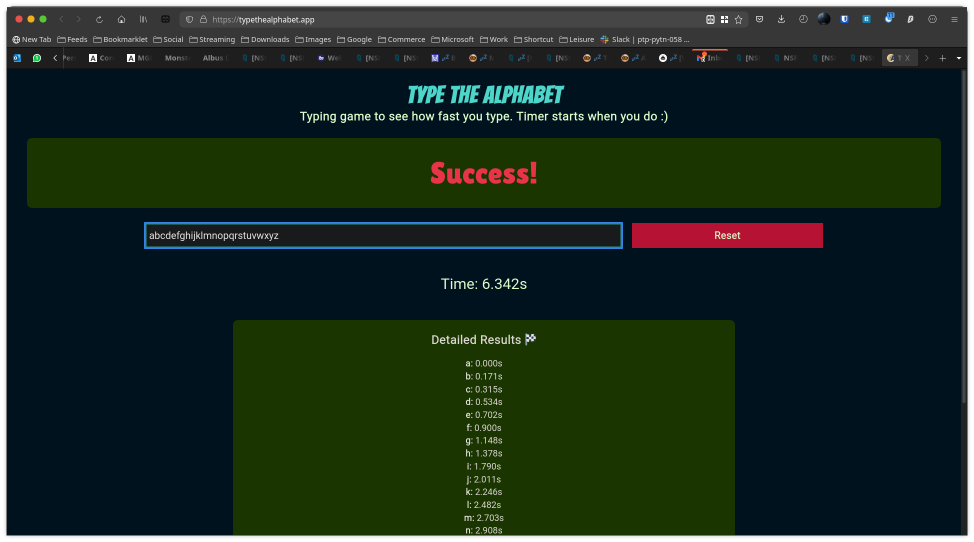
#> input picture jupyter/Session04/image.png, 1948 x 1084 px (shown at 1/2 size)
$ jupyter execute --allow-errors practice04.ipynb   (shell and % lines are left out)
#> lines starting #> are read from the running program, lines starting #| are printed output that depends on the picture
[cell 1]
b = [[1 , 2, 3, 4], [5, 6, 7, 8], [9, 10, 11, 12]]
#> (the rest of this cell did not finish here and is left out)

[cell 2]
import numpy as np

[cell 3]
a = np.array([[1 , 2, 3, 4], [5, 6, 7, 8], [9, 10, 11, 12]],dtype=np.float32)
print(a[1][2], "(", a.ndim  ,"ndim )","(", a.shape  ,"shape )", "(", a.dtype  ,"dtype )")

[cell 4]
c = np.arange(1334,1338)
print(c)

[cell 5]
d = np.ones((4,5))
print(d)

[cell 6]
d = np.reshape(2, -1)
print(d)

[cell 7]
d = np.ravel(d)
print(d)

[cell 8]
from PIL import Image

infile = 'image.png'

im = Image.open(infile)
#> im is the input picture: PIL image 1948x1084 RGBA; mean R, G, B, A 19.5, 35.6, 25.1, 245.8
display(im)

print(infile, im.format, "%dx%d" %  im.size, im.mode)
#| image.png PNG 1948x1084 RGBA

[cell 9]
out = im.resize((128,128))
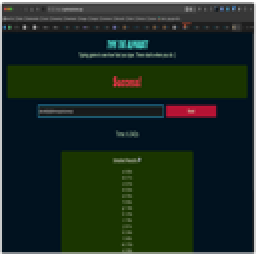
#> out: PIL image 128x128 RGBA (shown 2 times larger); mean R, G, B, A 20, 36.2, 25.7, 245.8; transparent parts drawn white
display(out)
out = im.rotate(45) #degrees counter-clockwise
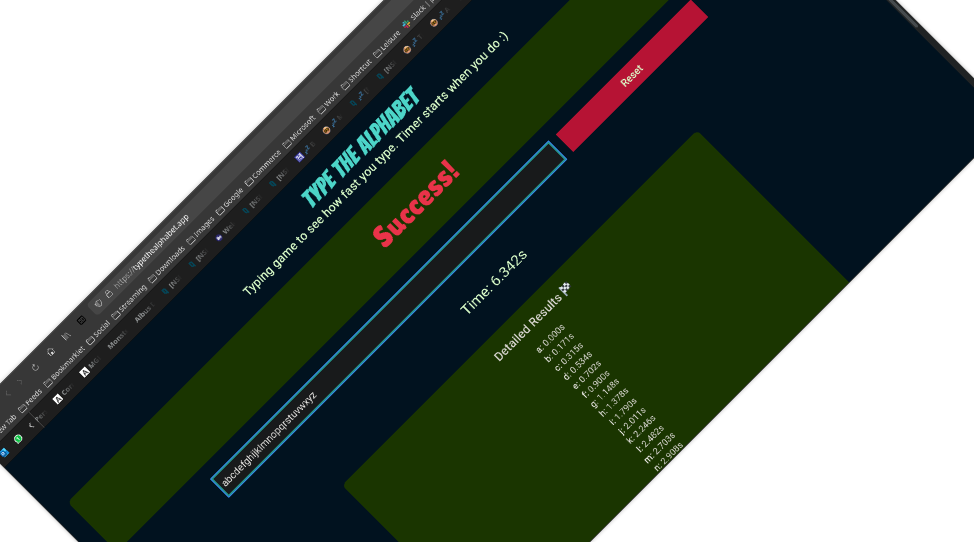
#> out: PIL image 1948x1084 RGBA (shown at 1/2 size); mean R, G, B, A 15.8, 28, 17.4, 181; transparent parts drawn white
display(out)
out = im.transpose(Image.FLIP_LEFT_RIGHT)
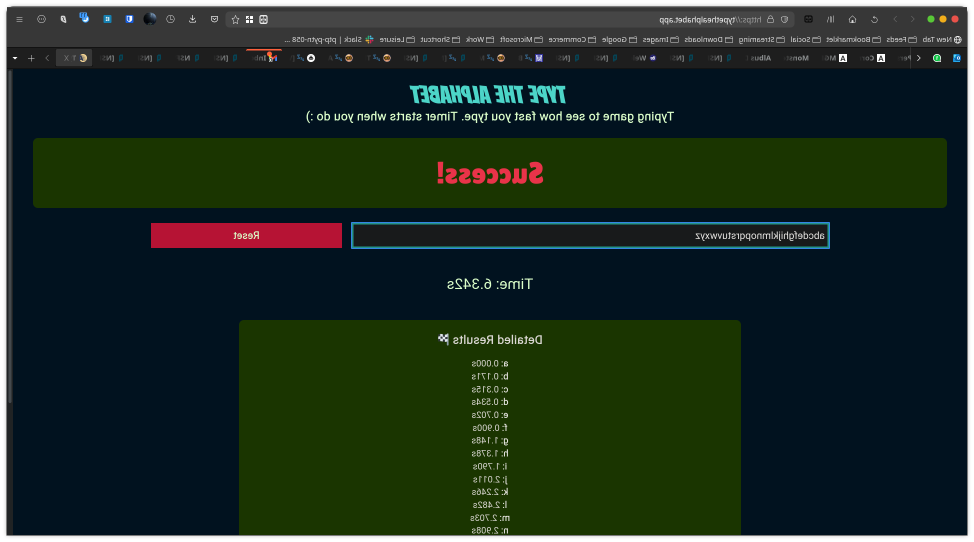
#> out: PIL image 1948x1084 RGBA (shown at 1/2 size); mean R, G, B, A 19.5, 35.6, 25.1, 245.8; transparent parts drawn white
display(out)
out = im.transpose(Image.FLIP_TOP_BOTTOM)
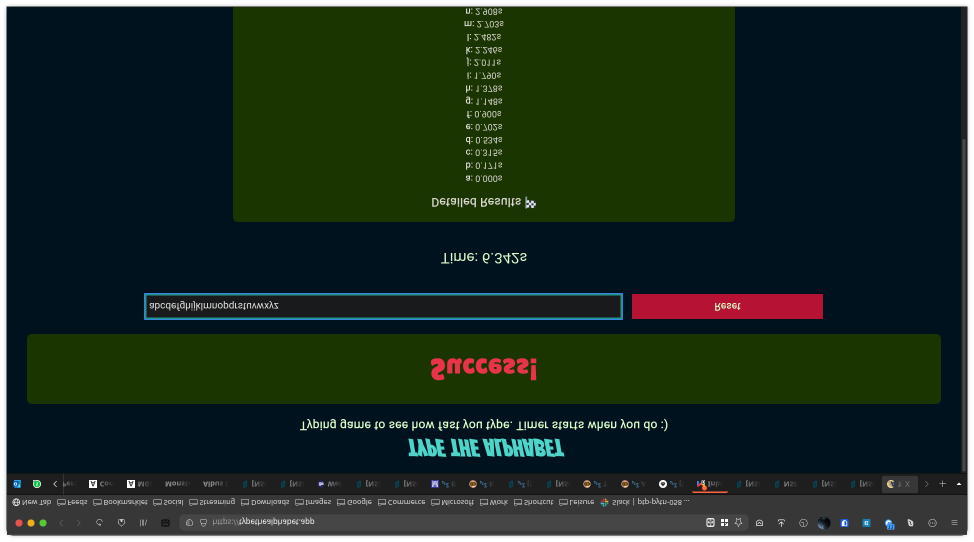
#> out: PIL image 1948x1084 RGBA (shown at 1/2 size); mean R, G, B, A 19.5, 35.6, 25.1, 245.8; transparent parts drawn white
display(out)
